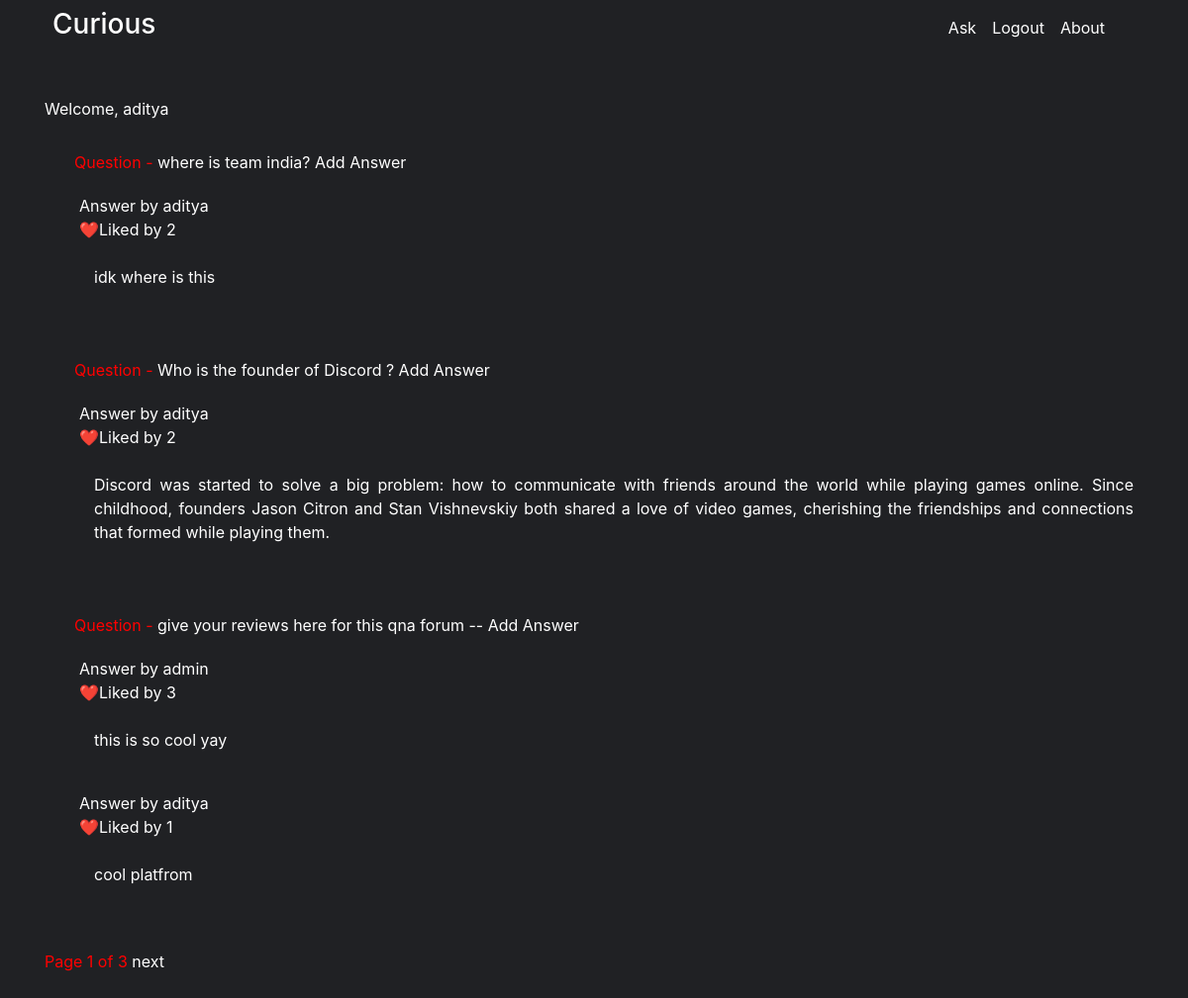
Screenshot of / (signed in) with the database file from the repository.
### core/models.py (models this page shows)
class User(AbstractUser):
    pass

### questans/models.py (models this page shows, shortened)
class Question1(models.Model):
    user = models.ForeignKey(settings.AUTH_USER_MODEL, on_delete=models.CASCADE, null=True, blank=True)
    title = models.TextField()
    group = models.ForeignKey('QuestionGroups', on_delete=models.CASCADE, null=True, blank=True)
    created_on = models.DateTimeField(auto_now=True)
    updated_on = models.DateTimeField(auto_now_add=True)
    slug = models.SlugField()
    objects = models.Manager()

class Answers(models.Model):
    user = models.ForeignKey(settings.AUTH_USER_MODEL, on_delete=models.CASCADE)
    question = models.ForeignKey(Question1, on_delete=models.CASCADE)
    answer_text = models.TextField()
    is_anonymous = models.BooleanField(default=False)
    objects = models.Manager()
    likes = models.ManyToManyField(settings.AUTH_USER_MODEL, related_name="user_likes")
    def count_likes(self):
        return self.likes.count()

### core/views.py (the view)
# urls.py: path('', DashboardView.as_view(), name='dashboard-view'),
class DashboardView(FormView):
    def get(self,request):
        content={}
        if request.user.is_authenticated:
            user=request.user
            user.backend='django.contrib.core.backends.ModelBackend'
            ques_obj=Question1.objects.all()
            ques_obj=reversed(list(ques_obj))
            content['userdetail']=user
            ans=[]
            dic_for_q_ans={}
            for x in ques_obj:
                ans_obj=Answers.objects.filter(question=x)
                ans.append(ans_obj)
                dict_rnd=dict()
                for we in ans_obj:
                    st_like_by_req_user=we.likes.filter(id=user.id).exists()
                    dict_rnd[we]=st_like_by_req_user
                dic_for_q_ans[x]=dict_rnd
            lis_for_p=[]
            for x in dic_for_q_ans.keys():
                lis_for_p.append((x,dic_for_q_ans[x]))
            p=Paginator(lis_for_p,3)
            p_count=p.count
            content['p']=p
            page_number=request.GET.get('page')
            if page_number==None:
                page_number=1
            page_obj=p.page(page_number)
            content['page_obj']=page_obj
            dic_new_for_final={}
            for p in page_obj:
                dic_new_for_final[p[0]]=p[1]
            content['dic_new']=dic_new_for_final
            content['main']=dic_for_q_ans
            content['request']=request
            content['p_count']=p_count
            content['is_paginated']=True
            return render(request,'dashboard.html',content)
        else:
            return redirect(reverse('login-view'))

### templates/dashboard.html (shortened to what this page needs)
{% extends "base.html" %}
{% block content %}
Welcome,
{{userdetail.username}}
<div class="container">
  {% for x,z in dic_new.items %}
  <div class=" inner container red" style="margin-top: 30px; margin-bottom: 20px;">
    Question - <a href="../../core/question/{{x.id}}">{{ x.title }}</a> <a href="../../core/answer/{{x.id}}"> Add
      Answer</a>
    <br>
  </div>
    {% for y,stats in z.items %}
    <div class="container inner " style="margin-left: 20px;">
      <div class="row">Answer by {{ y.user.username }}</div>
    <span id="like{{y.id}}">
    <div class="row" style="text-align: right;">
        <span id="like{{y.id}}dark">❤️</span>
        <span id="like{{y.id}}st" name="{{y.id}}"> Liked by {{ y.count_likes }} </span>
    </div>
    <br>
    <p>{{ y.answer_text }} </p>
    <br>
  </div>
{% endfor %}
{% endfor %}
</div>
<br />
<div class="pagination container" style="margin-bottom: 50px;">
  <span class="step-links ">
    <span class="current red">
      Page {{ page_obj.number }} of {{ page_obj.paginator.num_pages }}
    </span>
    {% if page_obj.has_next %}
    <span class="hv">
    <a  href="?page={{ page_obj.next_page_number }}">next</a>
    {% endif %}
    </span>
  </span>
</div>
{% endblock %}

### templates/base.html (style rules this page uses)
body { text-align: justify; background-color: #202124; color: white; }
.red { color: red; }
.container a { color: white; text-decoration: none; }

### rows the page displays
User: username "aditya"
Question1: title "where is team india?"
Answers: user.username "aditya", count_likes "2", answer_text "idk where is this"
Question1: title "Who is the founder of Discord ?"
Answers: user.username "aditya", count_likes "2", answer_text "Discord was started to solve a big problem: how to communicate with friends around the world while playing games online. Since childhood, founders Jason Citron and Stan Vishnevskiy both shared a love of video games, cherishing the friendships and connections that formed while playing them."
Question1: title "give your reviews here for this qna forum --"
Answers: user.username "admin", count_likes "3", answer_text "this is so cool yay"
Answers: user.username "aditya", count_likes "1", answer_text "cool platfrom"

### other values shown
{{ page_obj.number }} "1"
{{ page_obj.paginator.num_pages }} "3"
